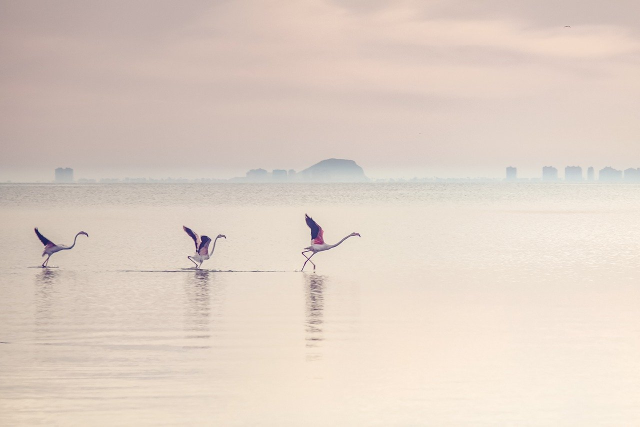
#> input picture task11/1.jpg, 1280 x 853 px (shown at 1/2 size)
$ jupyter execute task_11.ipynb   (shell and % lines are left out)
#> lines starting #> are read from the running program, lines starting #| are printed output that depends on the picture; long printed decimals are rounded
[cell 1]
import numpy as np
import cv2
from matplotlib import pyplot as plt
import matplotlib as mpl

# Задание 1
1. С помощью библиотеки OpenCV считайте изображение и преобразуйте в градации серого
2. Выполните дискретное преобразование Фурье. Определите компоненту полученного преобразования, находящуюся на пересечении 698 строки и 267 столбца.
3. Переместите компоненту, отвечающую нулевой частоте f[0][0], в центр и замените все элементы матрицы их модулями — амплитудами.
4. Примените логарифмическое шкалирование.
5. Занулите амплитуду основных низких частот — матрица размера 80x80 в центре изображения (плюс/минус 40 пикселей от центра). За точку центра следует выбрать результат целочисленного деления на 2 ширины и высота изображения.

[cell 2]
#1
img = cv2.imread('1.jpg')
#> img is the input picture: shape (853, 1280, 3); mean B, G, R 197, 208.1, 223.1
img = cv2.cvtColor(img, cv2.COLOR_BGR2GRAY)
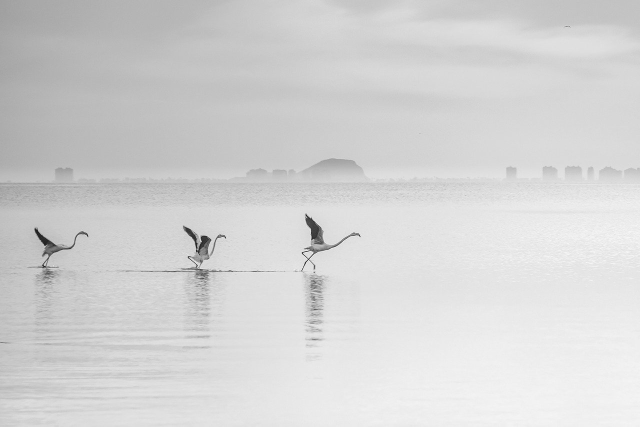
#> img: shape (853, 1280) (shown at 1/2 size); min 4, max 253, mean 211.3
plt.imshow(img, cmap = 'gray')

[cell 3]
#2.
f = np.fft.fft2(img)
print(f[698, 267])
#| (4045.781-6267.4663291755105j)
print('real: ', round(f[698, 267].real, 2))
#| real:  4045.78
print('imagine: ', round(f[698, 267].imag, 2))
#| imagine:  -6267.47

[cell 4]
# 3.
fshift = np.fft.fftshift(f)

magnitude_spectrum = np.abs(fshift)

print('min:', np.min(magnitude_spectrum))
#| min: 3.001
print('max:', np.max(magnitude_spectrum))
#| max: 230754800.0

[cell 5]
# 4.

magnitude_spectrum = np.log(1+np.abs(fshift))
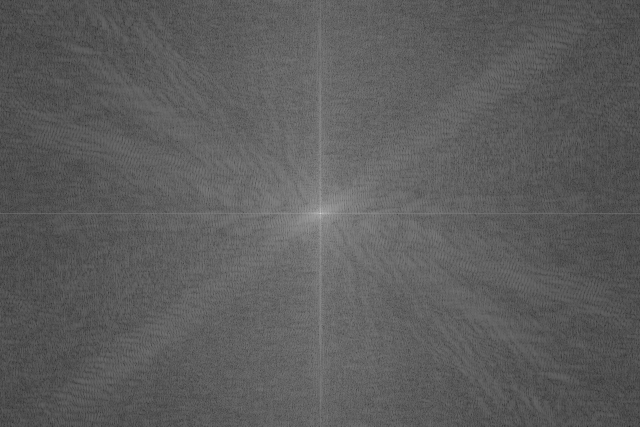
#> magnitude_spectrum: shape (853, 1280) float64 (shown at 1/2 size); min 1.39, max 19.26, mean 7.9; drawn with min black and max white
print("difference: ", np.max(magnitude_spectrum) - np.min(magnitude_spectrum))
#| difference:  17.870

[cell 6]
# 5.
high, width = img.shape
#> high = 853; width = 1280
high = round(high / 2)
#> high = 426
width = round(width / 2)
#> width = 640
print('middle point: ', high, width)
#| middle point:  426 640
fshift[high -  40 : high + 40, width - 40 : width + 40] = 0

f_ishift = np.fft.ifftshift(fshift)
img_back = np.fft.ifft2(f_ishift)

obr = np.abs(img_back)
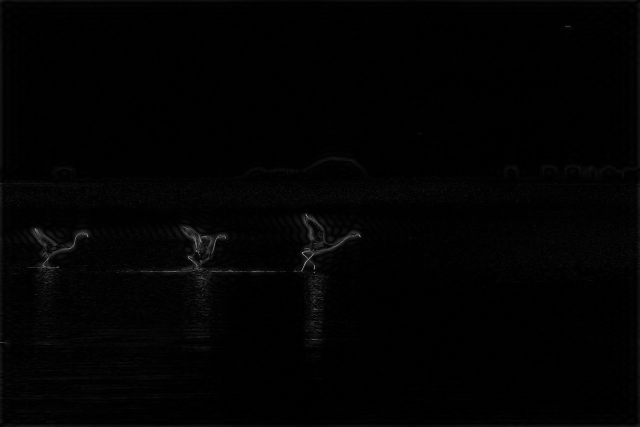
#> obr: shape (853, 1280) float64 (shown at 1/2 size); min 0.000665, max 208.9, mean 2.8

print(round(obr[652][393], 2))
#| 6.39

# Задание 2
1. С помощью библиотеки OpenCV считайте изображение.
2. Постройте градиенты изображений с помощью оператора Лапласа.
3. Примените алгоритм детектора краев Кенни.

[cell 7]
img_2 = cv2.imread('2.jpg')
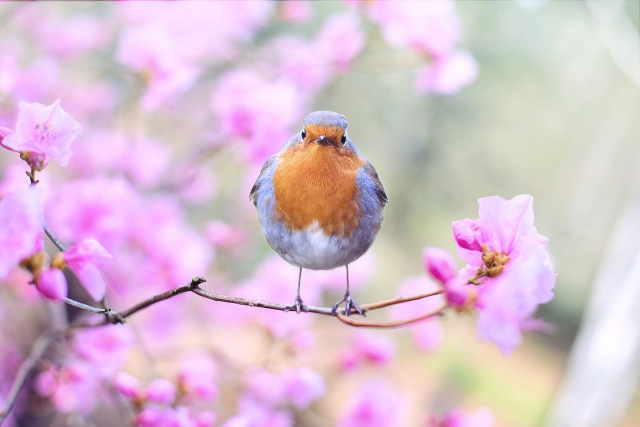
#> input picture task11/2.jpg, 1280 x 853 px (shown at 1/2 size)
#> img_2 is the input picture: shape (853, 1280, 3); mean B, G, R 208.1, 190.6, 216.8

plt.imshow(img_2)
plt.show()

img = cv2.cvtColor(img_2, cv2.COLOR_BGR2GRAY)
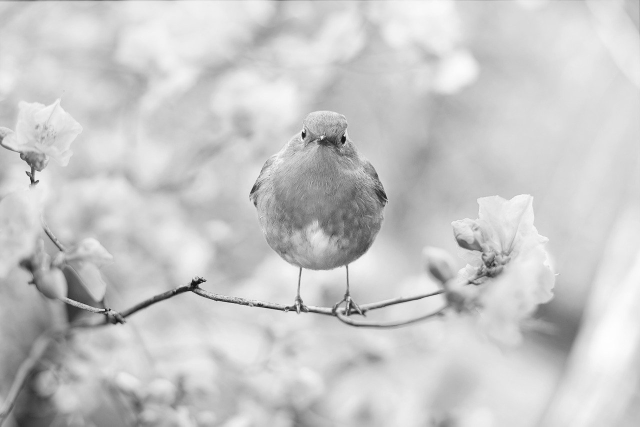
#> img: shape (853, 1280) (shown at 1/2 size); min 2, max 254, mean 200.5

plt.imshow(img)
plt.show()

laplacian = cv2.Laplacian(img_2, -1)
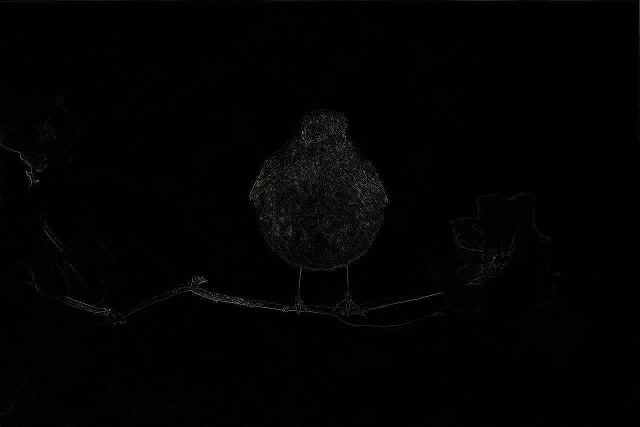
#> laplacian: shape (853, 1280, 3) (shown at 1/2 size); mean B, G, R 2.5, 2.4, 2.5
plt.imshow(laplacian)
plt.show()

print('sum: ', np.sum(laplacian))
#| sum:  8168805

canny = cv2.Canny(img_2, 100, 200)
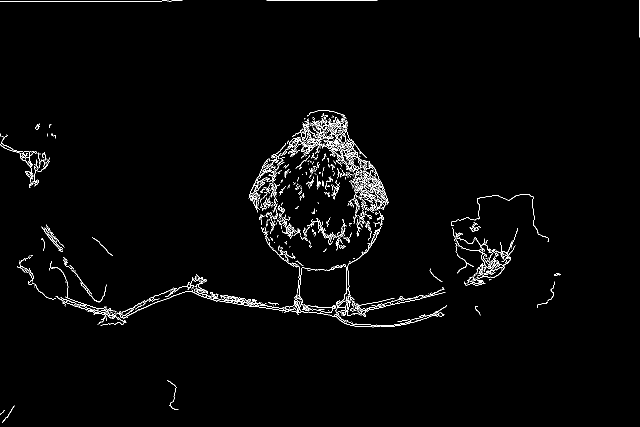
#> canny: shape (853, 1280) (shown at 1/2 size); 1.8% white in thin lines or dots
plt.imshow(canny, cmap = 'gray')
plt.show()
print('sum: ', np.sum(canny))
#| sum:  4931955
